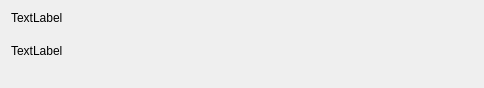
<?xml version="1.0" encoding="UTF-8"?>
<ui version="4.0">
 <class>WelfareCenter</class>
 <widget class="QWidget" name="WelfareCenter">
  <property name="geometry">
   <rect>
    <x>0</x>
    <y>0</y>
    <width>484</width>
    <height>88</height>
   </rect>
  </property>
  <property name="windowTitle">
   <string>Form</string>
  </property>
  <layout class="QVBoxLayout" name="verticalLayout" stretch="1,4">
   <property name="spacing">
    <number>0</number>
   </property>
   <item>
    <widget class="QLabel" name="title">
     <property name="text">
      <string>TextLabel</string>
     </property>
    </widget>
   </item>
   <item>
    <widget class="QLabel" name="content">
     <property name="text">
      <string>TextLabel</string>
     </property>
    </widget>
   </item>
  </layout>
 </widget>
 <resources/>
 <connections/>
</ui>
